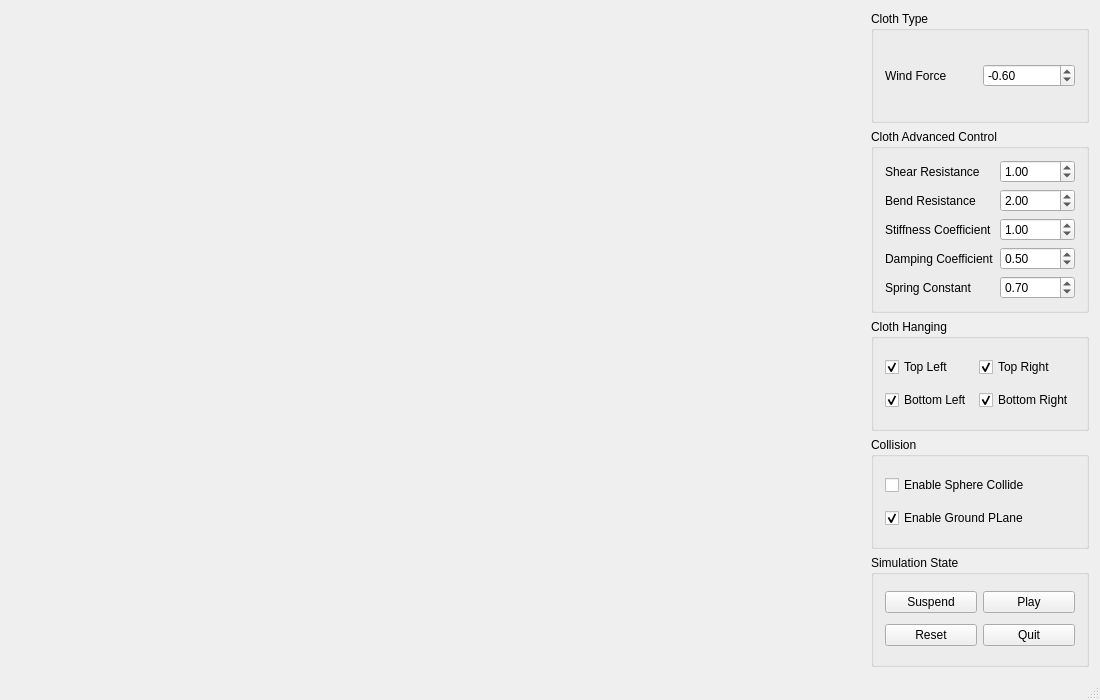
<?xml version="1.0" encoding="UTF-8"?>
<ui version="4.0">
 <class>MainWindow</class>
 <widget class="QMainWindow" name="MainWindow">
  <property name="enabled">
   <bool>true</bool>
  </property>
  <property name="geometry">
   <rect>
    <x>0</x>
    <y>0</y>
    <width>1100</width>
    <height>700</height>
   </rect>
  </property>
  <property name="minimumSize">
   <size>
    <width>750</width>
    <height>600</height>
   </size>
  </property>
  <property name="windowTitle">
   <string>MainWindow</string>
  </property>
  <widget class="QWidget" name="centralWidget">
   <layout class="QGridLayout" name="mainwin_grid_layout">
    <item row="2" column="1">
     <widget class="QGroupBox" name="Advanced">
      <property name="title">
       <string>Cloth Advanced Control</string>
      </property>
      <layout class="QGridLayout" name="gridLayout_3">
       <item row="5" column="1">
        <widget class="QLabel" name="Ks_Label">
         <property name="text">
          <string>Spring Constant</string>
         </property>
        </widget>
       </item>
       <item row="5" column="2">
        <widget class="QDoubleSpinBox" name="Ks_V">
         <property name="minimum">
          <double>0.100000000000000</double>
         </property>
         <property name="maximum">
          <double>3.000000000000000</double>
         </property>
         <property name="singleStep">
          <double>0.100000000000000</double>
         </property>
         <property name="value">
          <double>0.700000000000000</double>
         </property>
        </widget>
       </item>
       <item row="2" column="2">
        <widget class="QDoubleSpinBox" name="Bend_V">
         <property name="sizePolicy">
          <sizepolicy hsizetype="Preferred" vsizetype="Fixed">
           <horstretch>0</horstretch>
           <verstretch>0</verstretch>
          </sizepolicy>
         </property>
         <property name="maximum">
          <double>100.000000000000000</double>
         </property>
         <property name="singleStep">
          <double>0.100000000000000</double>
         </property>
         <property name="value">
          <double>2.000000000000000</double>
         </property>
        </widget>
       </item>
       <item row="2" column="1">
        <widget class="QLabel" name="Bend_Label">
         <property name="text">
          <string>Bend Resistance</string>
         </property>
        </widget>
       </item>
       <item row="1" column="1">
        <widget class="QLabel" name="Shear_Label">
         <property name="text">
          <string>Shear Resistance</string>
         </property>
        </widget>
       </item>
       <item row="1" column="2">
        <widget class="QDoubleSpinBox" name="Shear_V">
         <property name="sizePolicy">
          <sizepolicy hsizetype="Preferred" vsizetype="Fixed">
           <horstretch>0</horstretch>
           <verstretch>0</verstretch>
          </sizepolicy>
         </property>
         <property name="maximum">
          <double>100.000000000000000</double>
         </property>
         <property name="singleStep">
          <double>0.100000000000000</double>
         </property>
         <property name="value">
          <double>1.000000000000000</double>
         </property>
        </widget>
       </item>
       <item row="3" column="1">
        <widget class="QLabel" name="Stiff_Label">
         <property name="text">
          <string>Stiffness Coefficient</string>
         </property>
        </widget>
       </item>
       <item row="3" column="2">
        <widget class="QDoubleSpinBox" name="Stiffness_V">
         <property name="maximum">
          <double>100.000000000000000</double>
         </property>
         <property name="singleStep">
          <double>0.100000000000000</double>
         </property>
         <property name="value">
          <double>1.000000000000000</double>
         </property>
        </widget>
       </item>
       <item row="4" column="1">
        <widget class="QLabel" name="Damping_Label">
         <property name="text">
          <string>Damping Coefficient</string>
         </property>
        </widget>
       </item>
       <item row="4" column="2">
        <widget class="QDoubleSpinBox" name="Damping_V">
         <property name="maximum">
          <double>1.000000000000000</double>
         </property>
         <property name="singleStep">
          <double>0.100000000000000</double>
         </property>
         <property name="value">
          <double>0.500000000000000</double>
         </property>
        </widget>
       </item>
      </layout>
     </widget>
    </item>
    <item row="1" column="0">
     <spacer name="horizontalSpacer">
      <property name="orientation">
       <enum>Qt::Horizontal</enum>
      </property>
      <property name="sizeType">
       <enum>QSizePolicy::Expanding</enum>
      </property>
      <property name="sizeHint" stdset="0">
       <size>
        <width>40</width>
        <height>20</height>
       </size>
      </property>
     </spacer>
    </item>
    <item row="4" column="1">
     <widget class="QGroupBox" name="groupBox">
      <property name="title">
       <string>Collision</string>
      </property>
      <layout class="QGridLayout" name="gridLayout">
       <item row="0" column="0">
        <widget class="QCheckBox" name="objcollide">
         <property name="text">
          <string>Enable Sphere Collide</string>
         </property>
        </widget>
       </item>
       <item row="1" column="0">
        <widget class="QCheckBox" name="Ground">
         <property name="text">
          <string>Enable Ground PLane</string>
         </property>
         <property name="checked">
          <bool>true</bool>
         </property>
        </widget>
       </item>
      </layout>
     </widget>
    </item>
    <item row="1" column="1">
     <widget class="QGroupBox" name="Part_Ctrl">
      <property name="enabled">
       <bool>true</bool>
      </property>
      <property name="title">
       <string>Cloth Type</string>
      </property>
      <layout class="QGridLayout" name="gridLayout_2">
       <item row="1" column="1">
        <widget class="QDoubleSpinBox" name="WindF_V">
         <property name="minimum">
          <double>-1.000000000000000</double>
         </property>
         <property name="maximum">
          <double>1.000000000000000</double>
         </property>
         <property name="singleStep">
          <double>0.100000000000000</double>
         </property>
         <property name="value">
          <double>-0.600000000000000</double>
         </property>
        </widget>
       </item>
       <item row="1" column="0">
        <widget class="QLabel" name="WindF_Label">
         <property name="text">
          <string>Wind Force</string>
         </property>
        </widget>
       </item>
      </layout>
     </widget>
    </item>
    <item row="3" column="1">
     <widget class="QGroupBox" name="groupBox_2">
      <property name="title">
       <string>Cloth Hanging </string>
      </property>
      <layout class="QGridLayout" name="gridLayout_5">
       <item row="0" column="0">
        <widget class="QCheckBox" name="HangingTL">
         <property name="text">
          <string>Top Left</string>
         </property>
         <property name="checked">
          <bool>true</bool>
         </property>
        </widget>
       </item>
       <item row="1" column="0">
        <widget class="QCheckBox" name="HangingBL">
         <property name="text">
          <string>Bottom Left</string>
         </property>
         <property name="checked">
          <bool>true</bool>
         </property>
        </widget>
       </item>
       <item row="0" column="1">
        <widget class="QCheckBox" name="HangingTR">
         <property name="text">
          <string>Top Right</string>
         </property>
         <property name="checked">
          <bool>true</bool>
         </property>
        </widget>
       </item>
       <item row="1" column="1">
        <widget class="QCheckBox" name="HangingBR">
         <property name="text">
          <string>Bottom Right</string>
         </property>
         <property name="checked">
          <bool>true</bool>
         </property>
        </widget>
       </item>
      </layout>
     </widget>
    </item>
    <item row="5" column="1">
     <widget class="QGroupBox" name="Sim_Ctrl">
      <property name="title">
       <string>Simulation State</string>
      </property>
      <layout class="QGridLayout" name="gridLayout_4">
       <item row="0" column="0">
        <widget class="QPushButton" name="StopButton">
         <property name="sizePolicy">
          <sizepolicy hsizetype="Preferred" vsizetype="Fixed">
           <horstretch>0</horstretch>
           <verstretch>0</verstretch>
          </sizepolicy>
         </property>
         <property name="text">
          <string>Suspend</string>
         </property>
        </widget>
       </item>
       <item row="1" column="0">
        <widget class="QPushButton" name="RedoButton">
         <property name="sizePolicy">
          <sizepolicy hsizetype="Preferred" vsizetype="Fixed">
           <horstretch>0</horstretch>
           <verstretch>0</verstretch>
          </sizepolicy>
         </property>
         <property name="text">
          <string>Reset</string>
         </property>
        </widget>
       </item>
       <item row="0" column="1">
        <widget class="QPushButton" name="replayButton">
         <property name="text">
          <string>Play</string>
         </property>
        </widget>
       </item>
       <item row="1" column="1">
        <widget class="QPushButton" name="pushButton">
         <property name="text">
          <string>Quit</string>
         </property>
        </widget>
       </item>
      </layout>
     </widget>
    </item>
   </layout>
  </widget>
  <widget class="QStatusBar" name="statusBar"/>
 </widget>
 <layoutdefault spacing="6" margin="11"/>
 <resources/>
 <connections>
  <connection>
   <sender>pushButton</sender>
   <signal>released()</signal>
   <receiver>MainWindow</receiver>
   <slot>close()</slot>
   <hints>
    <hint type="sourcelabel">
     <x>984</x>
     <y>640</y>
    </hint>
    <hint type="destinationlabel">
     <x>266</x>
     <y>609</y>
    </hint>
   </hints>
  </connection>
 </connections>
</ui>
